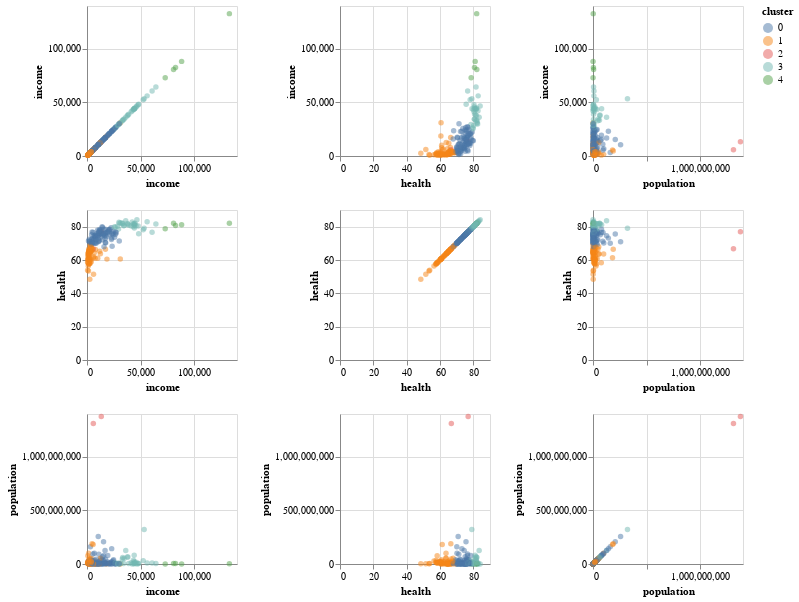

Source (notebook cell):
### Markdown cell above
__Pregunta__

Considerando los datos (países) y el gráfico anterior, ¿Cuántos clusters escogerías?

__Respuesta__

Escrogería 5 clusters, porque dedespues de 5 la variación de inertia al aumentar los clusters es muy pequeña.
Además, mirando los gráficos obtenidos arriba para k=5, se tiene que quedan definidos muy claramente 3 grupos principales y además separa el resto de los datos (los más alejados) en 2 grupos según hacia donde se alejan.

### Code cell
k = 5
kmeans=KMeans(n_clusters=k, random_state=42)
kmeans.fit(X)
clusters = kmeans.labels_
gapminder["cluster"]=clusters

alt.Chart(gapminder).mark_circle(opacity=0.5).encode(
    alt.X(alt.repeat("column"), type='quantitative'),
    alt.Y(alt.repeat("row"), type='quantitative'),
    color='cluster:N'    
).properties(
    width=150,
    height=150
).repeat(
    row=['income', 'health', 'population'],
    column=['income', 'health', 'population']
)

### Figure 1 — Vega-Lite specification as saved in the notebook (floating-point values rounded to 4 significant figures; data arrays with more than 128 entries replaced by an {"elided": "..."} marker saying what was removed)
{"$schema": "https://vega.github.io/schema/vega-lite/v3.4.0.json", "config": {"background": "white", "mark": {"tooltip": null}, "view": {"height": 300, "width": 400}}, "datasets": {"data-7930f7669048747c6db89e7384b7ce56": {"elided": "187 records"}}, "repeat": {"column": ["income", "health", "population"], "row": ["income", "health", "population"]}, "spec": {"data": {"name": "data-7930f7669048747c6db89e7384b7ce56"}, "encoding": {"color": {"field": "cluster", "type": "nominal"}, "x": {"field": {"repeat": "column"}, "type": "quantitative"}, "y": {"field": {"repeat": "row"}, "type": "quantitative"}}, "height": 150, "mark": {"opacity": 0.5, "type": "circle"}, "width": 150}}
